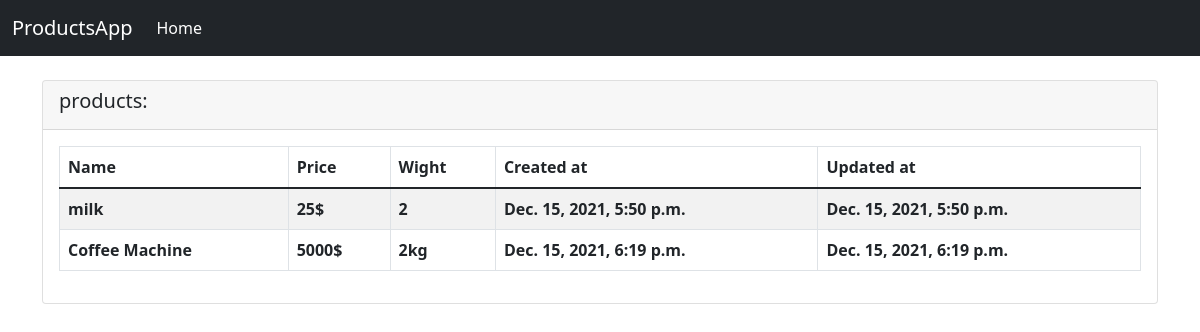
The app's page /product/ with its own data.
### products_app/models.py (models this page shows, shortened)
class Products(models.Model):
    name = models.CharField(max_length=255)
    price = models.IntegerField(default=0)
    weight = models.CharField(max_length=255)
    created_at = models.DateTimeField(auto_now_add=True, null=True)
    updated_at = models.DateTimeField(auto_now_add=True, null=True)
    @staticmethod
    def get_all_products():
        return Products.objects.all()

### products_app/views.py (the view)
# urls.py: path('', views.index, name='products'),
def index(request):
     products = Products.get_all_products()
     data = {}
     data['products'] = products
     return render(request, "index.html", data)

### products_app/templates/index.html
{% extends 'main.html' %}
{% block content %}
<div class="content-wrapper">
    <div class="card">
        <div class="card-header">
            <h5 class="">products:</h5>
        </div>
        <div class="card-body">
            <table id="example1" class="table table-bordered table-striped">
                <thead class="thead-dark">
                <tr>
                <th>Name</th>
                <th>Price</th>
                <th>Wight</th>
                <th>Created at</th>
                <th>Updated at</th>
            </tr>
                </thead>
                <tbody>
                {% for product in products %}
                    <tr>
                        <th>{{product.name}}</th>
                        <th>{{product.price}}$</th>
                        <th>{{product.weight}}</th>
                        <th>{{product.created_at}}</th>
                        <th>{{product.updated_at}}</th>
                    </tr>
                {% endfor %}
                </tbody>
            </table>
        </div>
    </div>
 {% endblock %}

### products_app/templates/main.html (shortened to what this page needs)
<!doctype html>
<html lang="en">
  <head>
    <link href="https://cdn.jsdelivr.net/npm/bootstrap@5.1.3/dist/css/bootstrap.min.css" rel="stylesheet">
  </head>
  <body>
    <nav class="navbar navbar-expand-lg navbar-dark bg-dark">
  <div class="container-fluid">
    <a class="navbar-brand" href=" {% url 'products' %} ">ProductsApp</a>
    <div class="collapse navbar-collapse" id="navbarSupportedContent">
      <ul class="navbar-nav me-auto mb-2 mb-lg-0">
        <li class="nav-item">
          <a class="nav-link active" aria-current="page" href=" {% url 'products' %} ">Home</a>
        </li>
      </ul>
    </div>
  </div>
</nav>
    <br>
    <div class="container">
       {% block content %}
       {% endblock %}
    </div>
  </body>
</html>

### records on screen
Products: name "milk", price "25", weight "2", created_at "Dec. 15, 2021, 5:50 p.m.", updated_at "Dec. 15, 2021, 5:50 p.m."
Products: name "Coffee Machine", price "5000", weight "2kg", created_at "Dec. 15, 2021, 6:19 p.m.", updated_at "Dec. 15, 2021, 6:19 p.m."
